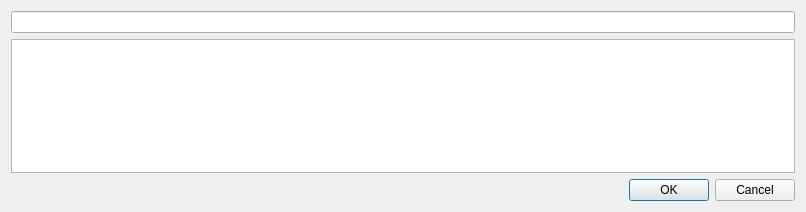
<?xml version="1.0" encoding="UTF-8"?>
<ui version="4.0">
 <class>ExpressionDialog</class>
 <widget class="QDialog" name="ExpressionDialog">
  <property name="geometry">
   <rect>
    <x>0</x>
    <y>0</y>
    <width>806</width>
    <height>212</height>
   </rect>
  </property>
  <property name="windowTitle">
   <string>Dialog</string>
  </property>
  <property name="styleSheet">
   <string notr="true">*[mandatoryField=&quot;true&quot;] { background-color: rgb(88, 88, 88) }</string>
  </property>
  <layout class="QVBoxLayout" name="verticalLayout_2">
   <item>
    <layout class="QVBoxLayout" name="verticalLayout">
     <item>
      <widget class="QLineEdit" name="ExpressionEdit"/>
     </item>
     <item>
      <widget class="QGraphicsView" name="EquationGraphicsView"/>
     </item>
    </layout>
   </item>
   <item>
    <widget class="QDialogButtonBox" name="buttonBox">
     <property name="orientation">
      <enum>Qt::Horizontal</enum>
     </property>
     <property name="standardButtons">
      <set>QDialogButtonBox::Cancel|QDialogButtonBox::Ok</set>
     </property>
    </widget>
   </item>
  </layout>
 </widget>
 <resources/>
 <connections>
  <connection>
   <sender>buttonBox</sender>
   <signal>accepted()</signal>
   <receiver>ExpressionDialog</receiver>
   <slot>accept()</slot>
   <hints>
    <hint type="sourcelabel">
     <x>248</x>
     <y>254</y>
    </hint>
    <hint type="destinationlabel">
     <x>157</x>
     <y>274</y>
    </hint>
   </hints>
  </connection>
  <connection>
   <sender>buttonBox</sender>
   <signal>rejected()</signal>
   <receiver>ExpressionDialog</receiver>
   <slot>reject()</slot>
   <hints>
    <hint type="sourcelabel">
     <x>316</x>
     <y>260</y>
    </hint>
    <hint type="destinationlabel">
     <x>286</x>
     <y>274</y>
    </hint>
   </hints>
  </connection>
 </connections>
</ui>
